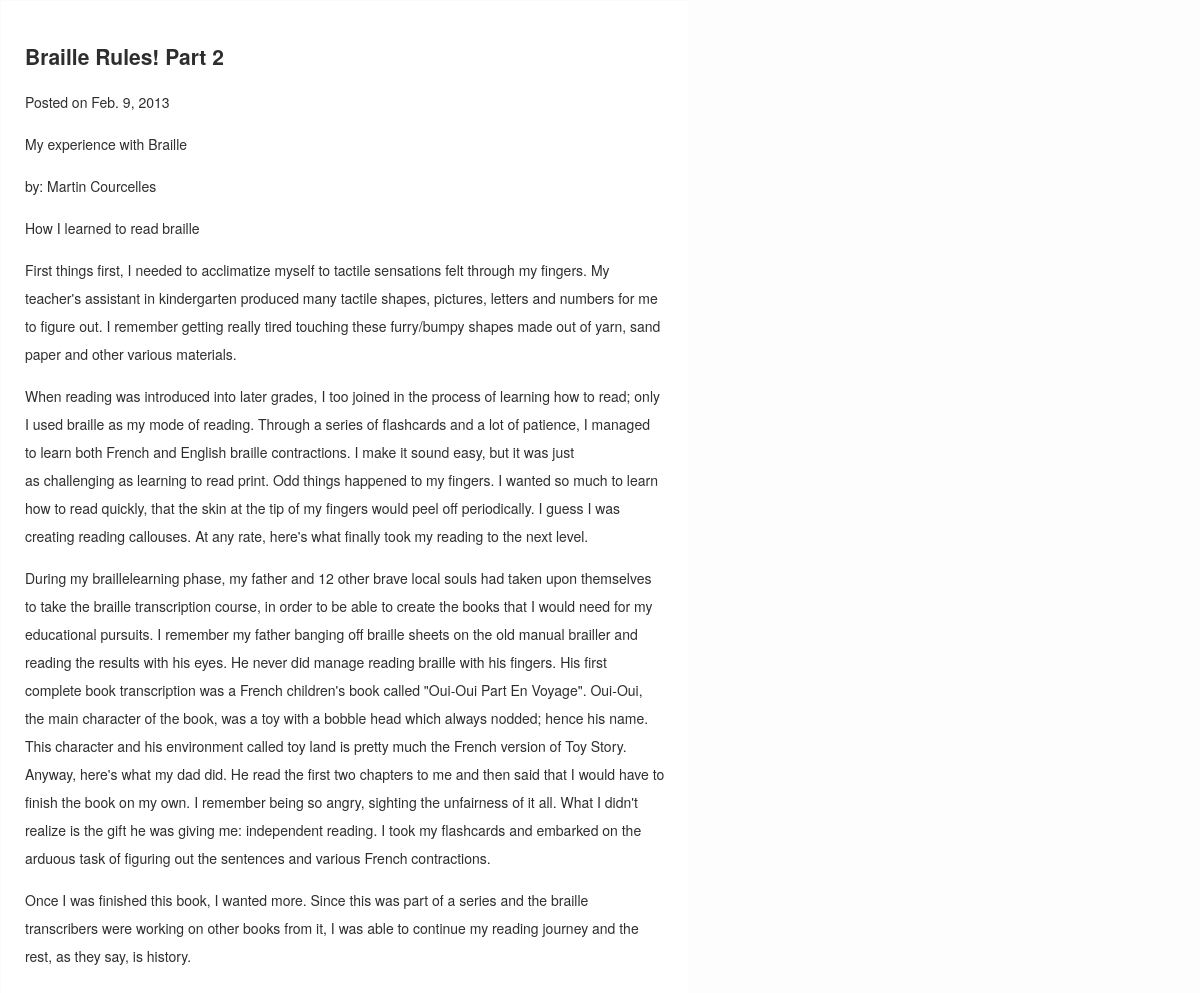
Screenshot of /002/ with the database file from the repository.
### blog/models.py (models this page shows, shortened)
class Post(models.Model):
	title = models.CharField(max_length=255)
	slug = models.SlugField(unique=True, max_length=255)
	description = models.CharField(max_length=255)
	content = models.TextField()
	published = models.BooleanField(default=True)
	created = models.DateTimeField(auto_now_add=True)
	class meta:
		order =['-created']

### blog/views.py (the view)
# urls.py: url(r'^(?P<slug>[\w\-]+)/$', 'blog.views.post'),
def post(request, slug):
	post = get_object_or_404(Post, slug=slug)
	markdown_post = markdown.markdown(post.content)
	return render(request, 'blog/post.html', {'post': post, 'content': markdown_post})

### netmag/templates/blog/post.html (shortened to what this page needs)
{% extends 'base.html' %}
{% block content %}
<article>
<header>
<h1> {{post.title}} </h1>
<p>Posted on
<time datetime="{{post.created|date:"c"}}">
{{post.created|date}}
</time>
</p>
</header>
<p class="description">
{{post.description}}
</p>
{{content|safe}}
</article>
{% endblock %}

### netmag/static/style.css (style rules this page uses)
body { background-color: #fdfdfd; color: #2e2e2e; margin: 0; padding: 0; font-size: 14px; line-height: 28px; font-family: 'Helvetica Neue', Helvetica, Arial, sans-serif; }

### rows the page displays
Post: title "Braille Rules! Part 2", created "Feb. 9, 2013", description "My experience with Braille"
